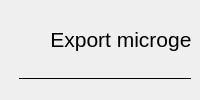
                     <widget class="QWidget" name="exporter_page">
                      <layout class="QGridLayout" name="gridLayout_343">
                       <property name="leftMargin">
                        <number>9</number>
                       </property>
                       <property name="topMargin">
                        <number>9</number>
                       </property>
                       <property name="rightMargin">
                        <number>9</number>
                       </property>
                       <property name="bottomMargin">
                        <number>9</number>
                       </property>
                       <item row="0" column="0">
                        <widget class="Exporter" name="exporter" native="true">
                         <widget class="QWidget" name="gridLayoutWidget_3">
                          <property name="geometry">
                           <rect>
                            <x>410</x>
                            <y>70</y>
                            <width>421</width>
                            <height>421</height>
                           </rect>
                          </property>
                          <layout class="QGridLayout" name="gridLayout_11">
                           <property name="leftMargin">
                            <number>9</number>
                           </property>
                           <property name="topMargin">
                            <number>9</number>
                           </property>
                           <property name="rightMargin">
                            <number>9</number>
                           </property>
                           <property name="bottomMargin">
                            <number>9</number>
                           </property>
                           <item row="0" column="0">
                            <widget class="QFrame" name="frame_mappings">
                             <property name="frameShape">
                              <enum>QFrame::WinPanel</enum>
                             </property>
                             <property name="lineWidth">
                              <number>2</number>
                             </property>
                             <layout class="QGridLayout" name="gridLayout_12"/>
                            </widget>
                           </item>
                          </layout>
                         </widget>
                         <widget class="QWidget" name="layoutWidget2">
                          <property name="geometry">
                           <rect>
                            <x>10</x>
                            <y>160</y>
                            <width>391</width>
                            <height>221</height>
                           </rect>
                          </property>
                          <layout class="QGridLayout" name="gridLayout_8">
                           <property name="leftMargin">
                            <number>9</number>
                           </property>
                           <property name="topMargin">
                            <number>9</number>
                           </property>
                           <property name="rightMargin">
                            <number>9</number>
                           </property>
                           <property name="bottomMargin">
                            <number>9</number>
                           </property>
                           <item row="10" column="0" colspan="2">
                            <widget class="Line" name="line_3">
                             <property name="frameShadow">
                              <enum>QFrame::Plain</enum>
                             </property>
                             <property name="orientation">
                              <enum>Qt::Horizontal</enum>
                             </property>
                            </widget>
                           </item>
                           <item row="9" column="1">
                            <widget class="QComboBox" name="comboBox_export_type">
                             <property name="styleSheet">
                              <string notr="true">background-color: rgb(52, 59, 72);</string>
                             </property>
                             <item>
                              <property name="text">
                               <string>SVG</string>
                              </property>
                             </item>
                             <item>
                              <property name="text">
                               <string>PNG</string>
                              </property>
                             </item>
                             <item>
                              <property name="text">
                               <string>JPG</string>
                              </property>
                             </item>
                             <item>
                              <property name="text">
                               <string>PDF</string>
                              </property>
                             </item>
                            </widget>
                           </item>
                           <item row="8" column="1">
                            <widget class="QLineEdit" name="entry_prefix">
                             <property name="styleSheet">
                              <string notr="true">background-color: rgb(33, 37, 43);</string>
                             </property>
                             <property name="placeholderText">
                              <string>myRep_</string>
                             </property>
                            </widget>
                           </item>
                           <item row="9" column="0">
                            <widget class="QLabel" name="label_7">
                             <property name="text">
                              <string>Export as...</string>
                             </property>
                            </widget>
                           </item>
                           <item row="8" column="0">
                            <widget class="QLabel" name="label_4">
                             <property name="text">
                              <string>File prefix</string>
                             </property>
                            </widget>
                           </item>
                           <item row="0" column="0">
                            <widget class="QLabel" name="label_5">
                             <property name="text">
                              <string>Export to folder...</string>
                             </property>
                            </widget>
                           </item>
                           <item row="6" column="0">
                            <widget class="QPushButton" name="btn_apply_export_3">
                             <property name="minimumSize">
                              <size>
                               <width>0</width>
                               <height>0</height>
                              </size>
                             </property>
                             <property name="styleSheet">
                              <string notr="true">background-color: rgb(52, 59, 72);</string>
                             </property>
                             <property name="text">
                              <string>Select folder</string>
                             </property>
                            </widget>
                           </item>
                           <item row="6" column="1">
                            <widget class="QLineEdit" name="entry_export_path">
                             <property name="styleSheet">
                              <string notr="true">background-color: rgb(33, 37, 43);</string>
                             </property>
                             <property name="text">
                              <string/>
                             </property>
                             <property name="readOnly">
                              <bool>true</bool>
                             </property>
                             <property name="placeholderText">
                              <string>C:\Users\USER_NAME\Downloads</string>
                             </property>
                            </widget>
                           </item>
                           <item row="7" column="0" colspan="2">
                            <widget class="Line" name="line">
                             <property name="frameShadow">
                              <enum>QFrame::Plain</enum>
                             </property>
                             <property name="orientation">
                              <enum>Qt::Horizontal</enum>
                             </property>
                            </widget>
                           </item>
                           <item row="12" column="1">
                            <layout class="QHBoxLayout" name="horizontalLayout_8">
                             <item>
                              <widget class="QPushButton" name="btn_export_current">
                               <property name="enabled">
                                <bool>false</bool>
                               </property>
                               <property name="minimumSize">
                                <size>
                                 <width>0</width>
                                 <height>50</height>
                                </size>
                               </property>
                               <property name="styleSheet">
                                <string notr="true">background-color: rgb(52, 59, 72);</string>
                               </property>
                               <property name="text">
                                <string>Export current</string>
                               </property>
                              </widget>
                             </item>
                             <item>
                              <widget class="QPushButton" name="btn_export_all">
                               <property name="enabled">
                                <bool>false</bool>
                               </property>
                               <property name="minimumSize">
                                <size>
                                 <width>0</width>
                                 <height>50</height>
                                </size>
                               </property>
                               <property name="styleSheet">
                                <string notr="true">background-color: rgb(52, 59, 72);</string>
                               </property>
                               <property name="text">
                                <string>Export all</string>
                               </property>
                              </widget>
                             </item>
                            </layout>
                           </item>
                          </layout>
                         </widget>
                         <widget class="QWidget" name="gridLayoutWidget_4">
                          <property name="geometry">
                           <rect>
                            <x>410</x>
                            <y>490</y>
                            <width>421</width>
                            <height>81</height>
                           </rect>
                          </property>
                          <layout class="QGridLayout" name="gridLayout_14">
                           <item row="0" column="0">
                            <widget class="QWidget" name="widget" native="true">
                             <property name="sizePolicy">
                              <sizepolicy hsizetype="Preferred" vsizetype="Fixed">
                               <horstretch>0</horstretch>
                               <verstretch>0</verstretch>
                              </sizepolicy>
                             </property>
                             <layout class="QHBoxLayout" name="horizontalLayout_7">
                              <item>
                               <widget class="QPushButton" name="btn_previous">
                                <property name="enabled">
                                 <bool>false</bool>
                                </property>
                                <property name="minimumSize">
                                 <size>
                                  <width>0</width>
                                  <height>50</height>
                                 </size>
                                </property>
                                <property name="styleSheet">
                                 <string notr="true">background-color: rgb(52, 59, 72);</string>
                                </property>
                                <property name="text">
                                 <string>Previous</string>
                                </property>
                               </widget>
                              </item>
                              <item>
                               <widget class="QPushButton" name="btn_next">
                                <property name="enabled">
                                 <bool>false</bool>
                                </property>
                                <property name="minimumSize">
                                 <size>
                                  <width>0</width>
                                  <height>50</height>
                                 </size>
                                </property>
                                <property name="styleSheet">
                                 <string notr="true">background-color: rgb(52, 59, 72);</string>
                                </property>
                                <property name="text">
                                 <string>Next</string>
                                </property>
                               </widget>
                              </item>
                             </layout>
                            </widget>
                           </item>
                          </layout>
                         </widget>
                         <widget class="QWidget" name="verticalLayoutWidget_3">
                          <property name="geometry">
                           <rect>
                            <x>10</x>
                            <y>0</y>
                            <width>401</width>
                            <height>71</height>
                           </rect>
                          </property>
                          <layout class="QVBoxLayout" name="verticalLayout_22">
                           <item>
                            <widget class="QLabel" name="label_9">
                             <property name="text">
                              <string>&lt;html&gt;&lt;head/&gt;&lt;body&gt;&lt;p align=&quot;center&quot;&gt;&lt;span style=&quot; font-size:16pt;&quot;&gt;Export microgesture representations&lt;/span&gt;&lt;/p&gt;&lt;/body&gt;&lt;/html&gt;</string>
                             </property>
                            </widget>
                           </item>
                           <item>
                            <widget class="Line" name="line_6">
                             <property name="frameShadow">
                              <enum>QFrame::Plain</enum>
                             </property>
                             <property name="orientation">
                              <enum>Qt::Horizontal</enum>
                             </property>
                            </widget>
                           </item>
                          </layout>
                         </widget>
                         <widget class="QPushButton" name="btn_export_6">
                          <property name="geometry">
                           <rect>
                            <x>150</x>
                            <y>450</y>
                            <width>91</width>
                            <height>91</height>
                           </rect>
                          </property>
                          <property name="minimumSize">
                           <size>
                            <width>0</width>
                            <height>0</height>
                           </size>
                          </property>
                          <property name="styleSheet">
                           <string notr="true">border-radius: 45%;</string>
                          </property>
                          <property name="text">
                           <string/>
                          </property>
                          <property name="icon">
                           <iconset resource="resources.qrc">
                            <normaloff>:/images/images/images/cil-arrow-circle-left.png</normaloff>:/images/images/images/cil-arrow-circle-left.png</iconset>
                          </property>
                          <property name="iconSize">
                           <size>
                            <width>80</width>
                            <height>80</height>
                           </size>
                          </property>
                         </widget>
                        </widget>
                       </item>
                      </layout>
                     </widget>
